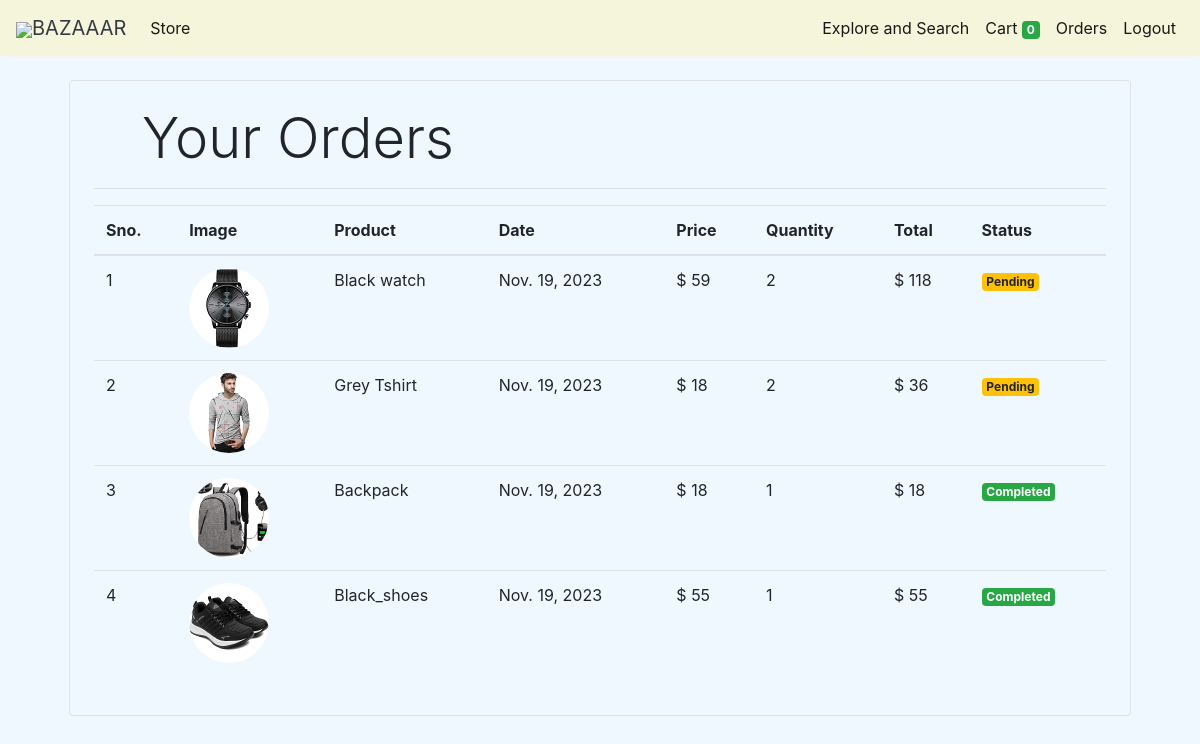
Screenshot of /orders (signed in) with the database file from the repository.
### store/models/orders.py (models this page shows, shortened)
class Order(models.Model):
    product = models.ForeignKey(Products,
                                on_delete=models.CASCADE)
    customer = models.ForeignKey(Customer,
                                 on_delete=models.CASCADE)
    quantity = models.IntegerField(default=1)
    price = models.IntegerField()
    address = models.CharField (max_length=50, default='', blank=True)
    phone = models.CharField (max_length=50, default='', blank=True)
    date = models.DateField (default=datetime.datetime.today)
    status = models.BooleanField (default=False)
    @staticmethod
    def get_orders_by_customer(customer_id):
        return Order.objects.filter(customer=customer_id).order_by('-date')

### store/models/product.py (models this page shows, shortened)
class Products(models.Model):
    name = models.CharField(max_length=60)
    price= models.DecimalField(max_digits=7, decimal_places=2)
    category= models.ForeignKey(Category,on_delete=models.CASCADE,default=1 )
    description= models.CharField(max_length=250, default='', blank=True, null= True)
    image= models.ImageField(upload_to='uploads/products/')

### store/middlewares/auth.py (the view)
    def middleware(request):
        print(request.session.get('customer'))
        returnUrl = request.META['PATH_INFO']
        print(request.META['PATH_INFO'])
        if not request.session.get('customer'):
           return redirect(f'login?return_url={returnUrl}')
        response = get_response(request)
        return response

### store/templatetags/custom_filter.py (called while the page is built)
@register.filter(name='currency')
def currency(number):
    return "$ "+str(number)

@register.filter(name='multiply')
def multiply(number , number1):
    return number * number1

### store/views/orders.py (called while the page is built)
    def get(self , request ):
        customer = request.session.get('customer')
        orders = Order.get_orders_by_customer(customer)
        print(orders)
        return render(request , 'orders.html'  , {'orders' : orders})

### store/templates/orders.html
{% extends 'base.html' %}
{% block content %}
{% load cart %}
{% load custom_filter %}
<div class="container">
   <div class="border rounded p-4 m-4">
        <p class="display-4 pl-4 ml-4">Your Orders</p>
        <hr>
        <table class="table">
            <thead>
                <tr>
                    <th>Sno.</th>
                    <th>Image</th>
                    <th>Product</th>
                    <th>Date</th>
                    <th>Price</th>
                    <th>Quantity</th>
                    <th>Total</th>
                    <th>Status</th>
                </tr>
            </thead>
            <tbody>
                {% for order in orders %}
                <tr>
                    <td>{{forloop.counter}}</td>
                    <td><img style="height: 80px;" class="rounded-circle" src="{{order.product.image.url}}" alt=""></td>
                    <td>{{order.product.name}}</td>
                    <td>{{order.date}}</td>
                    <td>{{order.price|currency}}</td>
                    <td>{{order.quantity}}</td>
                    <td>{{order.quantity|multiply:order.price|currency}}</td>
                    {% if order.status %}
                    <td><small class="badge badge-success">Completed</small></td>
                    {%else%}
                    <td><small class="badge badge-warning">Pending</small></td>
                    {% endif %}
                </tr>
                {% endfor %}
            </tbody>
        </table>
   </div>
</div>
{% endblock %}

### store/templates/base.html (style rules this page uses)
body { background-color: aliceblue ; }

### rows the page displays
Order: product.image (picture), product.name "Black watch", date "Nov. 19, 2023", price "$ 59", quantity "2", quantity|multiply "$ 118", status "Pending"
Order: product.image (picture), product.name "Grey Tshirt", date "Nov. 19, 2023", price "$ 18", quantity "2", quantity|multiply "$ 36", status "Pending"
Order: product.image (picture), product.name "Backpack", date "Nov. 19, 2023", price "$ 18", quantity "1", quantity|multiply "$ 18", status "Completed"
Order: product.image (picture), product.name "Black_shoes", date "Nov. 19, 2023", price "$ 55", quantity "1", quantity|multiply "$ 55", status "Completed"

### other values shown
{{ request.session.cart.keys|length }} "0"
